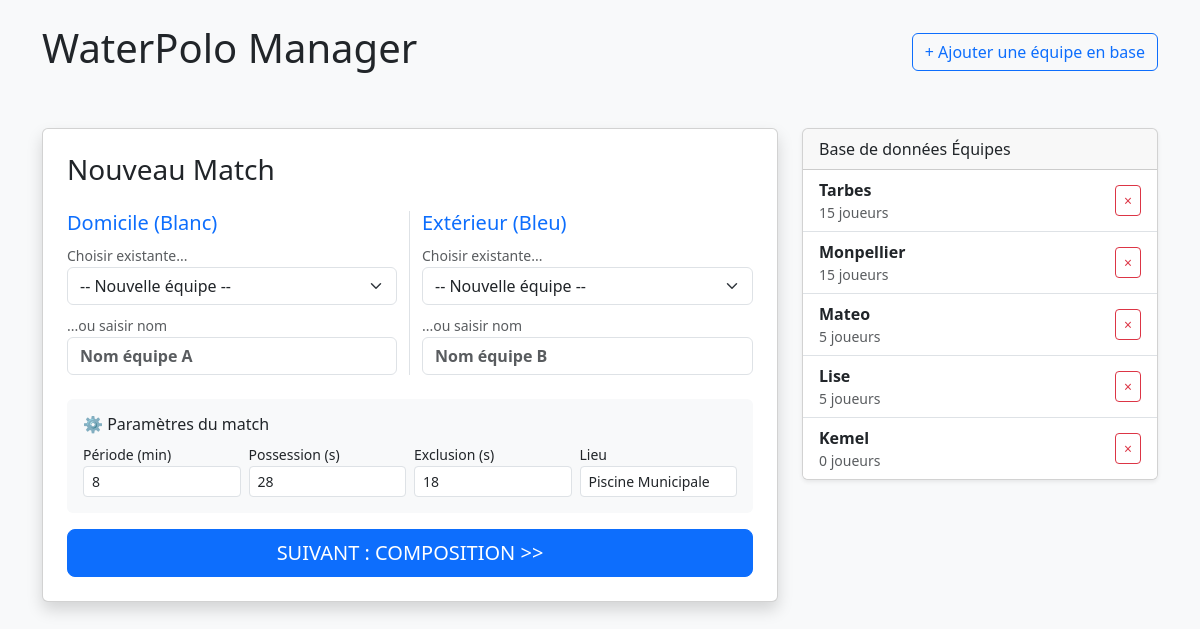
Before: / with the older database file.
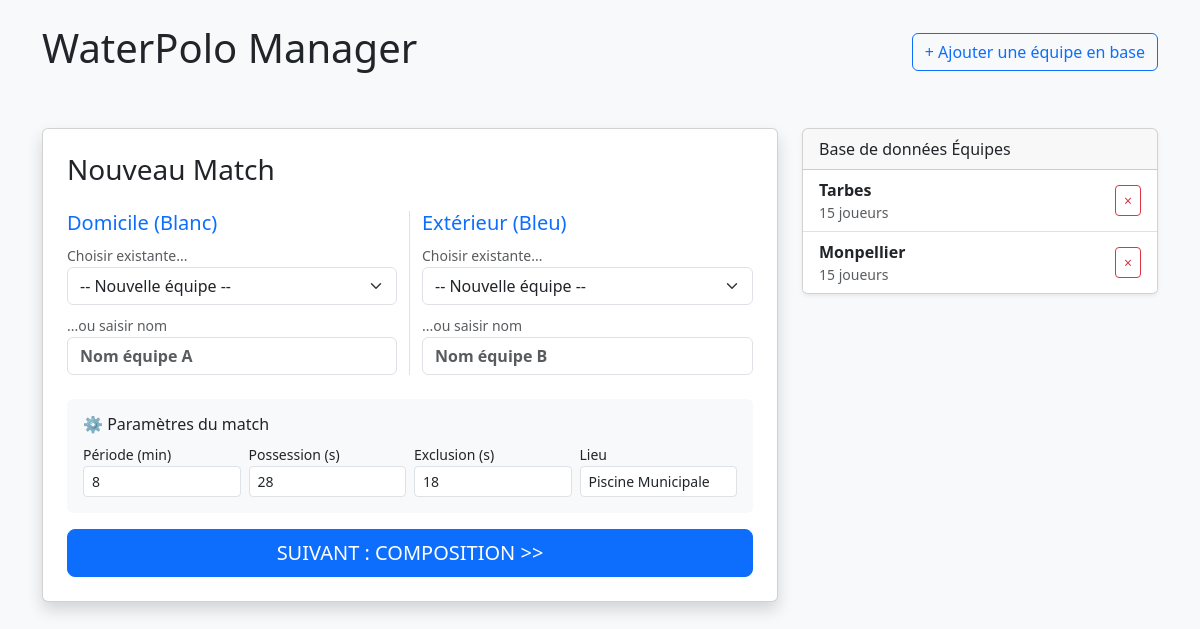
After: the same page with the newer database file.
### gestion/models.py (models this page shows, shortened)
class Equipe(models.Model):
    nom = models.CharField(max_length=100)
    entraineur = models.CharField(max_length=100, blank=True)

### gestion/views.py (the view, shortened to what this page needs)
# urls.py: path('', views.accueil, name='accueil'),
def accueil(request):
    equipes_existantes = Equipe.objects.all()
    return render(request, 'gestion/accueil.html', {'equipes': equipes_existantes})

### gestion/templates/gestion/accueil.html (shortened to what the changed rows need)
<!DOCTYPE html>
<html lang="fr">
<head>
    <link href="https://cdn.jsdelivr.net/npm/bootstrap@5.3.0/dist/css/bootstrap.min.css" rel="stylesheet">
</head>
<body class="bg-light container py-4">
    <div class="d-flex justify-content-between align-items-center mb-5">
        <h1>WaterPolo Manager</h1>
    </div>
    <div class="row">
        <div class="col-md-4">
            <div class="card shadow-sm">
                <div class="list-group list-group-flush">
                    {% for eq in equipes %}
                    <div class="list-group-item d-flex justify-content-between align-items-center">
                        <div>
                            <strong>{{ eq.nom }}</strong>
                            <div class="small text-muted">{{ eq.effectif.count }} joueurs</div>
                        </div>
                        <form method="post" onsubmit="return confirm('Supprimer cette équipe ?');">
                            <button type="submit" class="btn btn-sm btn-outline-danger">×</button>
                        </form>
                    </div>
                    {% empty %}
                    <div class="p-3 text-center text-muted">Aucune équipe enregistrée</div>
                    {% endfor %}
                </div>
            </div>
        </div>
    </div>
</body>
</html>

Changed rows visible on the page:
removed Equipe: nom "Mateo", effectif.count "5"
removed Equipe: nom "Lise", effectif.count "5"
removed Equipe: nom "Kemel", effectif.count "0"
